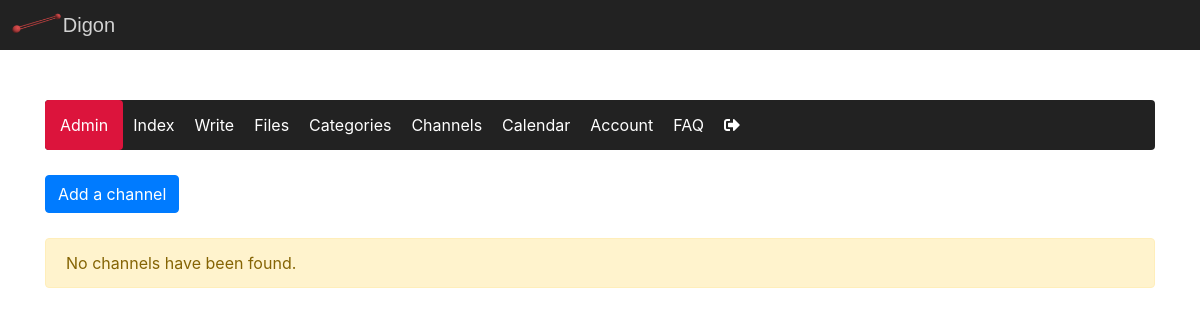
The app's page /pages/channels.php (signed in), older data.
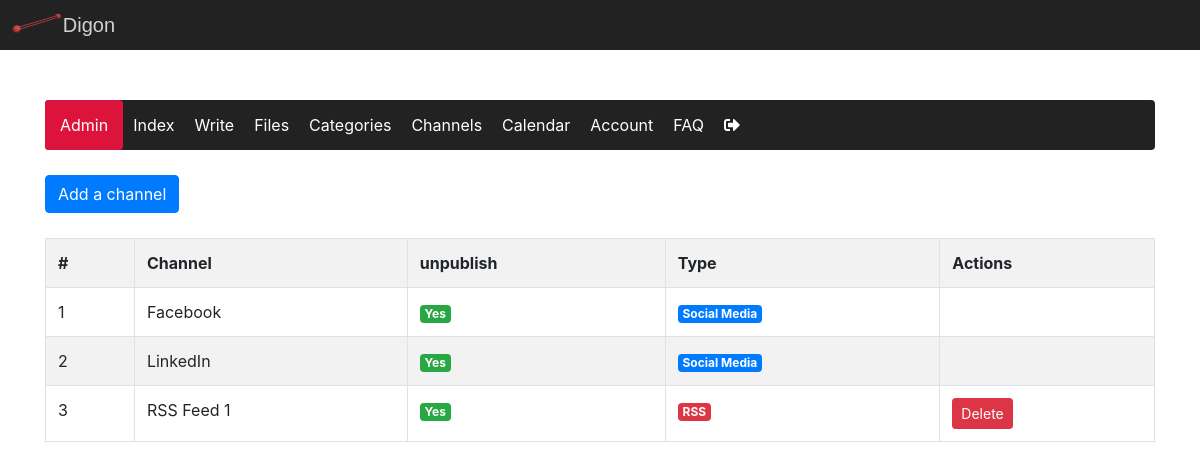
The same page, newer data.
### tables this page shows
CREATE TABLE `channel` (
  `row_id` int(11) NOT NULL,
  `name` varchar(50) NOT NULL,
  `can_unpublish` tinyint(1) NOT NULL,
  `type` int(1) NOT NULL
);

### includes/autoload.inc.php (called while the page is built, shortened)
<?php
    $linkUrl = "//localhost/Websites/nicms/";
    class Autoload implements AutoloadInterface {
        protected $path;
        public function __construct() {
            $this->url = $_SERVER["HTTP_HOST"] . $_SERVER['REQUEST_URI'];
            if (strpos($this->url,'index') == TRUE) {
                $this->path = "classes/";
            } else {
                $this->path = dirname(__FILE__)."/../classes/";
            }
            include_once($this->path."dbh.class.php");
            include_once($this->path."functions.class.php");
            include_once($this->path."channel.class.php");
            include_once($this->path."channelview.class.php");
        }
    }

### classes/dbh.class.php (called while the page is built, shortened)
<?php
    class Dbh {
        private $servername = "localhost";
        private $username = "root";
        private $password = "";
        private $dbname = "nicms";
        protected function connect() {
            $conn = new mysqli($this->servername, $this->username, $this->password, $this->dbname);
            return $conn;
        }
    }
?>

### classes/channel.class.php (called while the page is built, shortened)
<?php
    Class Channel extends Dbh {
        protected function getMediaChannels() {
            $sql = "SELECT * FROM channel";
            $result = $this->connect()->query($sql);
            return $result;
        }
    }
?>

### classes/channelview.class.php (the view, shortened to what this page needs)
<?php
    Class ChannelView extends channel{
         public function showMediaChannels() {
            $FunctionsObj = new Functions();
            $result = $this->getMediaChannels();
            if ($result->num_rows > 0) {
                echo "<tr>";
                echo " <th>#</th>";
                echo "<th>Channel</th>";
                echo "<th>unpublish</th>";
                echo "<th>Type</th>";
                echo "<th>Actions</th>";
                echo "</tr>";
                while($row = $result->fetch_assoc()) {
                    echo "<tr>";
                    echo "<td>".$row['row_id']."</td>";
                    echo "<td>".$row['name']."</td>";
                    if ($row["can_unpublish"] == 1)
                        echo "<td><span class='badge badge-success'>Yes</span></td>";
                    else
                        echo "<td><span class='badge badge-danger'>No</span></td>";
                    if ($row['type'] == 0)
                        echo " <td><span class='badge badge-warning'>Other</span></td>";
                    else if ($row['type'] == 1)
                        echo " <td><span class='badge badge-primary'>Social Media</span></td>";
                    else
                        echo " <td><span class='badge badge-danger'>RSS</span></td>";
                    if ($row['type'] == 2)
                        echo " <td><button class='btn btn-danger btn-sm' onclick='askDeleteChannel(".$row["row_id"].")'>Delete</button></td>";
                    else
                        echo "<td></td>";
                    echo "</tr>";
                }
            } else {
                echo $FunctionsObj->outcomeMessage("warning","No channels have been found.");
            }
        }
    }
?>

### pages/channels.php (shortened to what this page needs)
<?php
    include_once("../includes/autoload.inc.php");
?>
<!DOCTYPE html>
<html lang="nl">
    <head>
        <?php
            include "../includes/head.inc.php";
        ?>
    </head>
    <body>
        <?php
            include_once "../includes/header.inc.php";
        ?>
        <main class="general-main container">
            <ul class='nav nav-pills admin-navbar'>
                <?php
                    include_once "../includes/navbar.inc.php";
                ?>
            </ul>
            <div class="channels-admin-actions-container">
                <button class="btn btn-primary" onclick="askAddChannel()">Add a channel</button>
            </div>
            <div class="col-lg-12 col-md-12 col-sm-12 channels-table-container">
                <table class="table table-bordered table-striped channels-channel-table">
                    <?php
                        $channelViewObj = new ChannelView();
                        $channelViewObj->showMediaChannels();
                    ?>
                </table>
            </div>
        </main>
    </body>
</html>

### includes/head.inc.php (shortened to what this page needs)
<link rel="stylesheet" type="text/css" href="<?php echo $linkUrl; ?>styles/style.css">
<link defer rel="stylesheet" href="https://maxcdn.bootstrapcdn.com/bootstrap/4.4.1/css/bootstrap.min.css">
<link rel="stylesheet" href="https://use.fontawesome.com/releases/v5.7.0/css/all.css">

### includes/header.inc.php
<header class="header">
    <div class="inner-header">
        <div class="inner-header-logo-container">
            <img class="inner-header-logo-image" src="<?php echo $linkUrl ?>images/logo.png" alt="Logo">
            <a class="inner-header-logo-text" href="<?php echo $indexPath ?>">Digon</a>
        </div>
    </div>
</header>

### includes/navbar.inc.php (shortened to what this page needs)
<?php
    if (isset($_SESSION["userID"])) {
        if ($_SESSION["userFunction"] == 1)
            $text = "Admin";
        else
            $text = "Moderator";
        echo "<li class='nav-link admin-navbar-header'><span class='admin-burger-menu' onclick='toggleAdminNav()'>&#9776;</span>".$text."</li>";
        echo "<li class='nav-item admin-nav-item'>";
        echo "<a class='nav-link nav-link-admin' href='".$linkUrl."index'>Index</a>";
        echo "</li>";
        echo "<li class='nav-item admin-nav-item'>";
        echo "<a class='nav-link nav-link-admin' href='".$linkUrl."write'>Write</a>";
        echo "</li>";
        echo "<li class='nav-item admin-nav-item'>";
        echo "<a class='nav-link nav-link-admin' href='".$linkUrl."files'>Files</a>";
        echo "</li>";
        echo "<li class='nav-item admin-nav-item'>";
        echo "<a class='nav-link nav-link-admin' href='".$linkUrl."categories'>Categories</a>";
        echo "</li>";
        echo "<li class='nav-item admin-nav-item'>";
        echo "<a class='nav-link nav-link-admin' href='".$linkUrl."channels'>Channels</a>";
        echo "</li>";
        echo "<li class='nav-item admin-nav-item'>";
        echo "<a class='nav-link nav-link-admin' href='".$linkUrl."calendar'>Calendar</a>";
        echo "</li>";
        echo "<li class='nav-item admin-nav-item'>";
        echo "<a class='nav-link nav-link-admin' href='".$linkUrl."account'>Account</a>";
        echo "</li>";
        echo "<li class='nav-item admin-nav-item'>";
        echo "<a class='nav-link nav-link-admin' href='".$linkUrl."FAQ'>FAQ</a>";
        echo "</li>";
        echo "<li class='nav-item admin-nav-item'>";
        echo "<button class='button-logout' type='button' onclick='logout()'><i class='fas fa-sign-out-alt'></i></button>";
        echo "</li>";
    }
?>

### classes/functions.class.php (shortened to what this page needs)
<?php
    class Functions {
        public function outcomeMessage($outcome,$message) {
            if ($outcome === "success") {
               echo "<p class='alert alert-success' role='alert'>".$message."</p>";
            } else if($outcome === "error") {
                echo "<p class='alert alert-danger' role='alert'>".$message."</p>";
            } else {
                echo "<p class='alert alert-warning' role='alert'>".$message."</p>";
            }
        }
    }
?>

### styles/style.css (style rules this page uses)
* { margin: 0; padding: 0; scroll-behavior: smooth; }
.general-main { margin-top: 25px !important; margin: 100px auto 100px auto !important; }
.header { background-color: #222; position: fixed; width: 100%; top: 0px; z-index: 999999; height: 50px; line-height: 50px; }
.inner-header { margin: 0 auto; display: grid; grid-template-columns: 1fr 1fr; }
.inner-header-logo-image { height: 40px; margin-top: -15px; margin-right: -5px; }
.inner-header-logo-text { color: lightgrey; font-family: sans-serif; font-size: 20px; }
.admin-navbar { background-color: #222; border-radius: 0.25rem; margin-bottom: 25px !important; }
.admin-navbar-header { background-color: crimson; height: 50px; line-height: 50px; padding: 0px 15px !important; color: white; }
.nav-link-admin { color: white; line-height: 50px; margin: 0px !important; padding: 0px 10px !important; }
.button-logout { height: 100%; border: none; background-color: rgba(0,0,0,0); color: white; margin-left: 10px; }
.channels-table-container { width: 100%; padding: 0px !important; overflow-x: scroll; }
.channels-admin-actions-container { padding-bottom: 25px; }
@media (min-width: 1200px) { main, .general-nav, .inner-header { width: 970px; } }
@media (min-width: 1200px) { main, .general-nav, .inner-header { width: 1180px; } }

Row changes from the older to the newer data that the page shows:
added channel: row_id "1", name "Facebook", can_unpublish "Yes", type "Social Media"
added channel: row_id "2", name "LinkedIn", can_unpublish "Yes", type "Social Media"
added channel: row_id "3", name "RSS Feed 1", can_unpublish "Yes", type "RSS"
Text that changed along with them:
$message: "No channels have been found." → (not shown)
text now shown: "# Channel unpublish Type Actions"
